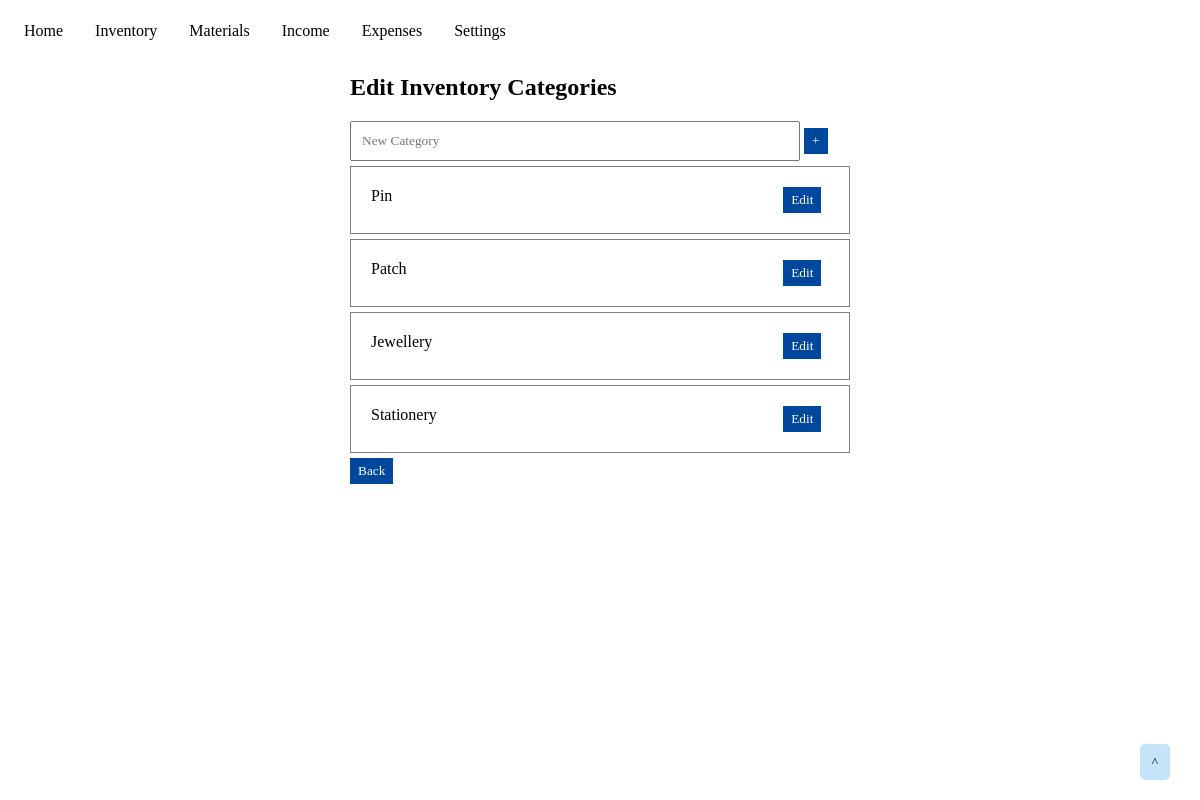
The page /inventory/edit_categories on the database its author committed.
### tables this page shows
CREATE TABLE inventory_categories (
    tag_id INTEGER PRIMARY KEY AUTOINCREMENT,
    name TEXT NOT NULL
);

### app.py (the view, shortened to what this page needs)
@app.route('/inventory/edit_categories', methods=('GET', 'POST'))
def inventory_edit_categories():
    inventory_categories = get_inventory_categories()
    return render_template('inventory_edit_categories.html', inventory_categories=inventory_categories)

### app.py (called while the page is built)
def get_db_connection():
    conn = sqlite3.connect('database.db')
    conn.row_factory = sqlite3.Row
    return conn

def get_inventory_categories():
    conn = get_db_connection()
    cur = conn.cursor()
    inventory_categories = cur.execute('SELECT * FROM inventory_categories').fetchall()
    conn.close()
    return inventory_categories

### templates/inventory_edit_categories.html
{% extends 'base.html' %}
{% block content %}
<div class="content">
    <h2>{% block title %}Edit Inventory Categories{% endblock %}</h2>
    <form method="post" action="">
        <input type="text" placeholder="New Category" name="new_category" class="add-category">
        <button type="submit" class="form-button">+</button>
    </form>
    <div class="categories">
        {% for category in inventory_categories %}
            <div class="category-information">
                <div class="category-name column">{{ category['name'] }}</div>
                <a href="{{ url_for('inventory_edit_category', category_id=category['tag_id']) }}" class="category-edit column"><button class="form-button">Edit</button></a>
            </div>
        {% endfor %}
    </div>
    <div class="cancel-button">
        <a href="{{url_for('inventory')}}"><button class="form-button">Back</button></a>
    </div>
</div>
{% endblock %}

### static/css/home-style.css (style rules this page uses)
* { font-family: "Tahoma"; box-sizing: border-box; }

### static/css/inventory-style.css (style rules this page uses)
.content { max-width: 500px; margin: auto; }
.form-button { padding: 5px 8px; margin-right: 10px; color: white; background-color: #00479E; border: none; }
.column { float: left; }
.category-name { width: 90%; }
.category-edit { width: 10%; }
.category-information { border: 1px solid gray; padding: 20px; margin: 5px 0px; width: 100%; }
.category-information:after { content: ""; display: table; clear: both; }
.add-category { padding: 10px; width: 90%; }

### rows shown on the page
inventory_categories: name "Pin"
inventory_categories: name "Patch"
inventory_categories: name "Jewellery"
inventory_categories: name "Stationery"
